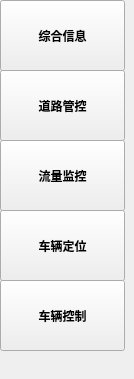
<?xml version="1.0" encoding="UTF-8"?>
<ui version="4.0">
 <class>LeftWidget</class>
 <widget class="QWidget" name="LeftWidget">
  <property name="geometry">
   <rect>
    <x>0</x>
    <y>0</y>
    <width>134</width>
    <height>379</height>
   </rect>
  </property>
  <property name="sizePolicy">
   <sizepolicy hsizetype="Minimum" vsizetype="Minimum">
    <horstretch>0</horstretch>
    <verstretch>0</verstretch>
   </sizepolicy>
  </property>
  <property name="windowTitle">
   <string>Form</string>
  </property>
  <widget class="QPushButton" name="BtnHome">
   <property name="geometry">
    <rect>
     <x>0</x>
     <y>0</y>
     <width>125</width>
     <height>71</height>
    </rect>
   </property>
   <property name="sizePolicy">
    <sizepolicy hsizetype="Ignored" vsizetype="Ignored">
     <horstretch>0</horstretch>
     <verstretch>0</verstretch>
    </sizepolicy>
   </property>
   <property name="font">
    <font>
     <family>楷体</family>
     <weight>75</weight>
     <bold>true</bold>
    </font>
   </property>
   <property name="text">
    <string>综合信息</string>
   </property>
   <property name="icon">
    <iconset resource="res.qrc">
     <normaloff>:/images/home256x256.png</normaloff>:/images/home256x256.png</iconset>
   </property>
   <property name="iconSize">
    <size>
     <width>30</width>
     <height>30</height>
    </size>
   </property>
  </widget>
  <widget class="QPushButton" name="BtnRoadControl">
   <property name="geometry">
    <rect>
     <x>0</x>
     <y>70</y>
     <width>125</width>
     <height>71</height>
    </rect>
   </property>
   <property name="sizePolicy">
    <sizepolicy hsizetype="Ignored" vsizetype="Ignored">
     <horstretch>0</horstretch>
     <verstretch>0</verstretch>
    </sizepolicy>
   </property>
   <property name="font">
    <font>
     <family>楷体</family>
     <weight>75</weight>
     <bold>true</bold>
    </font>
   </property>
   <property name="text">
    <string>道路管控</string>
   </property>
   <property name="icon">
    <iconset resource="res.qrc">
     <normaloff>:/images/roadControl256x256.png</normaloff>:/images/roadControl256x256.png</iconset>
   </property>
   <property name="iconSize">
    <size>
     <width>30</width>
     <height>30</height>
    </size>
   </property>
  </widget>
  <widget class="QPushButton" name="BtnDataMonitor">
   <property name="geometry">
    <rect>
     <x>0</x>
     <y>140</y>
     <width>125</width>
     <height>71</height>
    </rect>
   </property>
   <property name="sizePolicy">
    <sizepolicy hsizetype="Ignored" vsizetype="Ignored">
     <horstretch>0</horstretch>
     <verstretch>0</verstretch>
    </sizepolicy>
   </property>
   <property name="font">
    <font>
     <family>楷体</family>
     <weight>75</weight>
     <bold>true</bold>
    </font>
   </property>
   <property name="text">
    <string>流量监控</string>
   </property>
   <property name="icon">
    <iconset resource="res.qrc">
     <normaloff>:/images/monitor.jpg</normaloff>:/images/monitor.jpg</iconset>
   </property>
   <property name="iconSize">
    <size>
     <width>30</width>
     <height>30</height>
    </size>
   </property>
  </widget>
  <widget class="QPushButton" name="BtnCarLocation">
   <property name="geometry">
    <rect>
     <x>0</x>
     <y>210</y>
     <width>125</width>
     <height>71</height>
    </rect>
   </property>
   <property name="sizePolicy">
    <sizepolicy hsizetype="Ignored" vsizetype="Ignored">
     <horstretch>0</horstretch>
     <verstretch>0</verstretch>
    </sizepolicy>
   </property>
   <property name="font">
    <font>
     <family>楷体</family>
     <weight>75</weight>
     <bold>true</bold>
    </font>
   </property>
   <property name="text">
    <string>车辆定位</string>
   </property>
   <property name="icon">
    <iconset resource="res.qrc">
     <normaloff>:/images/carLocation.png</normaloff>:/images/carLocation.png</iconset>
   </property>
   <property name="iconSize">
    <size>
     <width>30</width>
     <height>30</height>
    </size>
   </property>
  </widget>
  <widget class="QPushButton" name="BtnCarControl">
   <property name="geometry">
    <rect>
     <x>0</x>
     <y>280</y>
     <width>125</width>
     <height>71</height>
    </rect>
   </property>
   <property name="sizePolicy">
    <sizepolicy hsizetype="Ignored" vsizetype="Ignored">
     <horstretch>0</horstretch>
     <verstretch>0</verstretch>
    </sizepolicy>
   </property>
   <property name="font">
    <font>
     <family>楷体</family>
     <weight>75</weight>
     <bold>true</bold>
    </font>
   </property>
   <property name="text">
    <string>车辆控制</string>
   </property>
   <property name="icon">
    <iconset resource="res.qrc">
     <normaloff>:/images/carControl.png</normaloff>:/images/carControl.png</iconset>
   </property>
   <property name="iconSize">
    <size>
     <width>30</width>
     <height>30</height>
    </size>
   </property>
  </widget>
 </widget>
 <resources>
  <include location="res.qrc"/>
 </resources>
 <connections/>
</ui>
